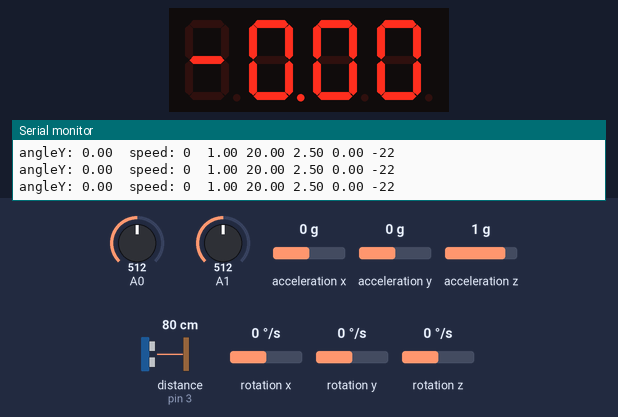
Bench run of a sketch on a simulated Arduino Uno, built with avr-gcc and run on an emulated ATmega328P. Parts: 4-digit seven-segment display, the last lines printed to the serial monitor. Inputs (shaded band) come from the test bench; at power-on: acceleration x 0 g, acceleration y 0 g, acceleration z 1 g, distance to the obstacle (sensor on pin 3) 80 cm, A0 = 512, A1 = 512, rotation x 0 °/s, rotation y 0 °/s, rotation z 0 °/s.

Above: at 2.0 s.
2.1 s: acceleration x set to -0.2 g
At 3.2 s:
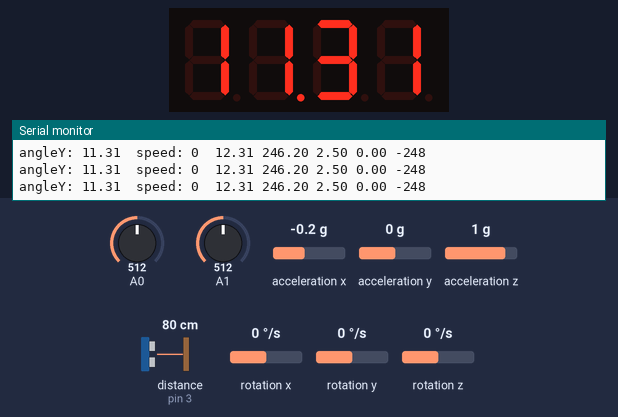
3.6 s: acceleration y set to 0.8 g
At 4.3 s:
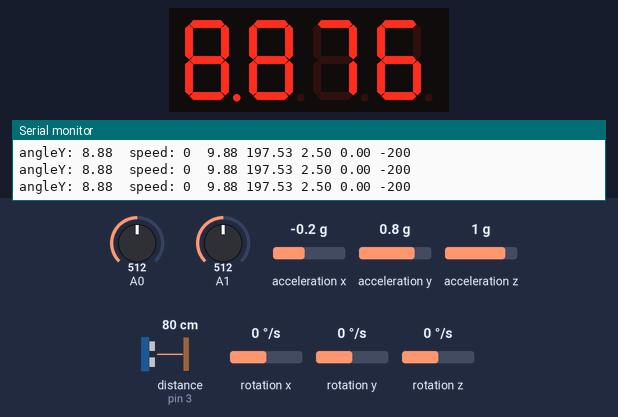
5.1 s: acceleration z set to -0.1 g
At 5.6 s:
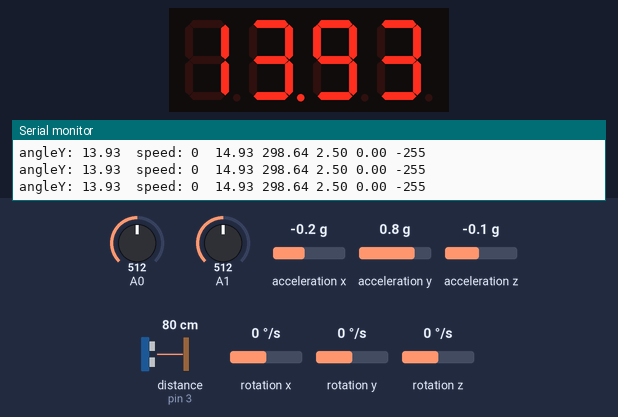
6.6 s: distance to the obstacle (sensor on pin 3) set to 2 cm
9.6 s: acceleration x set to -1.4 g
At 9.9 s:
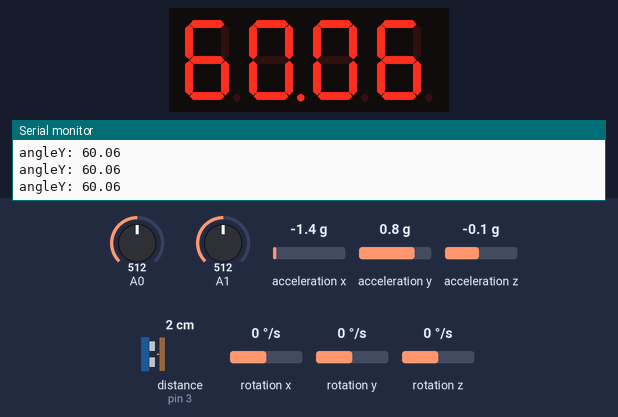
11.1 s: acceleration x set to 0 g
At 12.2 s:
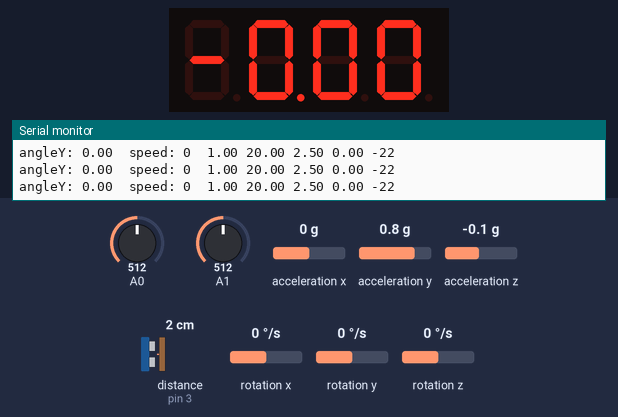
Timing chart, 0 to 13.6 s (numbered marks = the images above; inputs shaded):
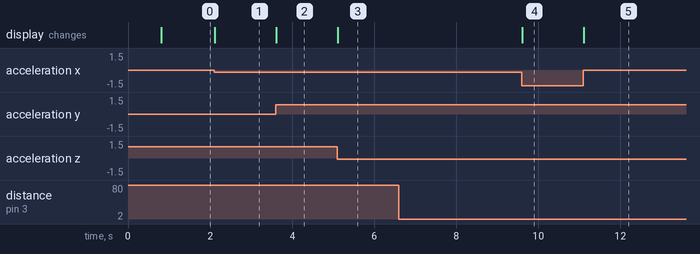

The sketch:

project_gyroboy7_7.ino
```cpp
#include <Arduino.h>
#include <SoftwareSerial.h>
#include <Wire.h>
#include <MeOrion.h>
#include <math.h>
#include "GyverTimer.h"
#include "Parser.h"
#include "AsyncStream.h"
AsyncStream<50> serial(&Serial, ';');

#define BALANCING_LIMITS 40 // Границы баланса
#define BLACK_LEFT_LINE_S 480 // Сырые значения с датчика линии
#define WHITE_LEFT_LINE_S 45
#define BLACK_RIGHT_LINE_S 480
#define WHITE_RIGHT_LINE_S 45
#define MAX_VAL_POT 976
#define N_MEASURE_SPEED 15
#define N_MEASURE_ULTRASONIC 15

MeGyro gyroAccel;
MeUltrasonicSensor ultrasonic(3);
MePort lineSensors(PORT_7);
Me7SegmentDisplay seg7(4);
MeEncoderMotor lMotor(0x09, 1), rMotor(0x09, 2);

GTimer_ms myTimer1(10), myTimer2(10);
bool flag = 0;
float angleY;
float vKp = 0, vKi = 0, vKd = 0;
float bKp = 20, bKi = 0.1, bKd = 0;
float lKp = 0, lKi = 0, lKd = 0;

unsigned long currTime, prevTime, loopTime;
float balanceSetPoint = -1.0;
int targetSpeed = 0;
int u_left, u_right;
float u_speed, u_balance, u_lineFollower;
int speeds[N_MEASURE_SPEED] = {};
int currentSpeed;
int distance[N_MEASURE_ULTRASONIC] = {};
int currentUltasonicDist;

// PID Variables
float I[3] = {0, 0, 0}, error_old[3] = {0, 0, 0}, maxI[3] = {25, 25, 25};

void PID_reset(short i) {
  I[i] = 0;
  error_old[i] = 0;
}

int PID_Control(short i, float error, float Kp, float Ki, float Kd, float dt, bool invert) {
  float P = error;
  I[i] += error * dt;
  I[i] = constrain(I[i], -maxI[i], maxI[i]);
  float D = (error - error_old[i]) / dt;
  int u = (P * Kp + I[i] * Ki + D * Kd) * (invert ? -1 : 1);
  u = constrain(u, -255, 255);
  error_old[i] = error;
  if (i == 1) {
    Serial.print(error); Serial.print(" "); Serial.print(P * Kp); Serial.print(" "); Serial.print(I[i] * Ki); Serial.print(" "); Serial.print(D * Kd); Serial.print(" "); Serial.print(u); Serial.print("\t\t");
  }
  return u;
}

void setup() {
  Serial.begin(115200);
  Serial.println("Initialization...");
  gyroAccel.begin();
  lMotor.begin(); rMotor.begin();
  lMotor.runSpeed(0); rMotor.runSpeed(0);
  Serial.println();
  Serial.println("Initialization completed");
  buzzerOff();
}

void loop()
{
  if (myTimer1.isReady())
  {
    currTime = millis();
    loopTime = currTime - prevTime;
    prevTime = currTime;
    //
    gyroAccel.update();
    angleY = gyroAccel.getAngleY();
    seg7.display(angleY);
    Serial.print("angleY: "); Serial.print(angleY); Serial.print("\t");
    if (abs(angleY) < BALANCING_LIMITS) {
      if (currTime >= 10) {
        // Speed
        for (int i = 0; i < N_MEASURE_SPEED - 1; i++) speeds[i] = speeds[i + 1];
        currentSpeed = (lMotor.getCurrentSpeed() + -rMotor.getCurrentSpeed()) / 2;
        speeds[N_MEASURE_SPEED - 1] = currentSpeed;
        currentSpeed = 0;
        for (int i = 0; i < N_MEASURE_SPEED; i++) currentSpeed += speeds[i];
        currentSpeed = currentSpeed / N_MEASURE_SPEED;
        Serial.print("speed: "); Serial.print(currentSpeed); Serial.print("\t");

        // Speed PID
        float errorSpeed = currentSpeed - targetSpeed;
        /*if (abs(angleY) > 4) { PID_reset(0); PID_Control(0, errorSpeed, 0, 0, 0, true); }
        else u_speed = PID_Control(0, errorSpeed, vKp, vKi, vKd, true);*/
        //u_speed = PID_Control(0, errorSpeed, vKp, vKi, vKd, loopTime, true);
        u_speed = 0;

        // Balance PID
        float targetAngle = balanceSetPoint - u_speed;
        float errorAngle = angleY - targetAngle;
        u_balance = PID_Control(1, errorAngle, bKp, bKi, bKd, loopTime, true);

        // Line Sensors
        int leftLineS = lineSensors.aRead1(); //Serial.print("l: "); Serial.print(leftLineS); Serial.print("\t"); // Для вывода сырых значений левого
        int rightLineS = lineSensors.aRead2(); //Serial.print("r: "); Serial.print(rightLineS); Serial.print("\t"); // Для вывода сырых значений правого
        leftLineS = map(leftLineS, BLACK_LEFT_LINE_S, WHITE_LEFT_LINE_S, 0, 255);
        leftLineS = constrain(leftLineS, 0, 255); //Serial.print("leftLineS: "); Serial.print(leftLineS); Serial.print("\t");
        rightLineS = map(rightLineS, BLACK_RIGHT_LINE_S, WHITE_RIGHT_LINE_S, 0, 255);
        rightLineS = constrain(rightLineS, 0, 255); //Serial.print("rightLineS: "); Serial.print(rightLineS); Serial.print("\t");

        // LineFollower PID
//        float errorLineFollower = leftLineS - rightLineS;
//        u_lineFollower = PID_Control(2, errorLineFollower, 0.05, 0, 0, loopTime, false);
//        u_lineFollower = constrain(u_lineFollower, -25, 25);

        // Ultrasonic distance
        for (int i = 0; i < N_MEASURE_ULTRASONIC - 1; i++) distance[i] = distance[i + 1];
        currentUltasonicDist = ultrasonic.distanceCm();
        distance[N_MEASURE_ULTRASONIC - 1] = currentUltasonicDist;
        currentUltasonicDist = 0;
        for (int i = 0; i < N_MEASURE_ULTRASONIC; i++) currentUltasonicDist += distance[i];
        currentUltasonicDist = currentUltasonicDist / N_MEASURE_ULTRASONIC;
        //Serial.print("ultra: "); Serial.print(currentUltasonicDist); Serial.print("\t");
      }
      if (myTimer2.isReady()) { // Меньше 10 мсек - НЕЛЬЗЯ!
        /*if (currentSpeed > 5 && angleY < -1.5) { // Вперёд
          u_left = u_balance + u_lineFollower;
          u_right = -u_balance - u_lineFollower;
        } else { // Назад
          u_left =  u_balance; // + u_lineFollower * 0.2;
          u_right = -u_balance; // + u_lineFollower * 0.2;
        }*/
        u_left = u_balance + u_lineFollower; u_right = -u_balance - u_lineFollower;
        u_left = constrain(u_left, -255, 255); u_right = constrain(u_right, -255, 255);
        lMotor.runSpeed(u_left); rMotor.runSpeed(u_right);
      }
    } else {
      PID_reset(0); PID_reset(1); PID_reset(2);
      lMotor.runSpeed(0); rMotor.runSpeed(0);
    }
    Serial.println();
  }
}

void parsing() {
  if (serial.available()) {
    Parser data(serial.buf, ',');  // отдаём парсеру
    int ints[10];           // массив для численных данных
    data.parseInts(ints);   // парсим в него

    switch (ints[0]) {      // свитч по ключу
      case 0:
        break;
      case 1:
        break;
      case 2:
        break;
      case 3:
        break;
    }
  }
}
```

AsyncStream.h
```cpp
#ifndef AsyncStream_h
#define AsyncStream_h

template < uint16_t SIZE >
class AsyncStream {
  public:
    AsyncStream(Stream* port, char ter = ';', uint16_t tout = 50) {
      _port = port;
      _tout = tout;
      _ter = ter;
    }
    bool available() {
      if (_port -> available()) {
        if (!_parseF) {
          _parseF = true;
          _count = 0;
          _tmr = millis();
        }
        char ch = _port -> read();
        if (ch == _ter) {
          buf[_count] = '\0';
          _parseF = false;
          return true;
        } else if (_count < SIZE - 1) buf[_count++] = ch;
        _tmr = millis();
      }
      if (_parseF && millis() - _tmr >= _tout) {
        _parseF = false;
        return true;
      }
      return false;
    }

    char buf[SIZE];

  private:
    Stream* _port;
    char _ter;
    uint16_t _tout, _count = 0;
    uint32_t _tmr = 0;
    bool _parseF = false;
};

#endif
```

Parser.h
```cpp
#ifndef Parser_h
#define Parser_h
// простой и быстрый парсер строк в отдельные строки и числа

class Parser {
  public:
    Parser (char* data, char newDiv = ',') {
      buf = data;
      div = newDiv;
    }
    ~Parser() {
      clear();
    }
    void clear() {
      if (str) free(str);
    }
    int amount() {
      int i = 0, count = 0;
      while (buf[i++]) if (buf[i] == div) count++;  // подсчёт разделителей
      return ++count;
    }
    int split() {
      int am = amount();            // количество данных
      clear();                      // освобождаем буфер
      str = (char**)malloc(am * sizeof(char*)); // создаём буфер
      str[0] = buf;                 // строка 0
      int i = 0, j = 0;             // счётчики
      while (buf[i]) {              // пока не NULL
        if (buf[i] == div) {        // если разделитель
          buf[i] = '\0';            // меняем на NULL
          str[++j] = buf + i + 1;   // запоминаем начало строки
        }
        i++;
      }
      return am;
    }
    int16_t getInt(int num) {
      return atol(str[num]);
    }
    float getFloat(int num) {
      return atof(str[num]);
    }
    bool equals(int num, const char* comp) {
      return !strcmp(str[num], comp);
    }
    int parseInts(int* data) {
      int count = 0;
      char* offset = buf;
      while (true) {
        data[count++] = atoi(offset);
        offset = strchr(offset, div);
        if (offset) offset++;
        else break;
      }
      return count;
    }
    int parseBytes(byte* data) {
      int count = 0;
      char* offset = buf;
      while (true) {
        data[count++] = atoi(offset);
        offset = strchr(offset, div);
        if (offset) offset++;
        else break;
      }
      return count;
    }

    char* buf = NULL;
    char** str = NULL;

    char* operator [] (uint16_t idx) {
      return str[idx];
    }
    char div;
  private:
};

#endif
```

Measured:
- the behaviour switches between 0 and -0.1 g on acceleration x (found by bisection; images 0 and 1)
- after the input at 2.1 s, the display: changes at once (image 1)
- after the input at 3.6 s, the display: changes at once (image 2)
- after the input at 5.1 s, the display: changes at once (image 3)
- after the input at 9.6 s, the display: changes at once (image 4)
- after the input at 11.1 s, the display: changes at once (image 5)
